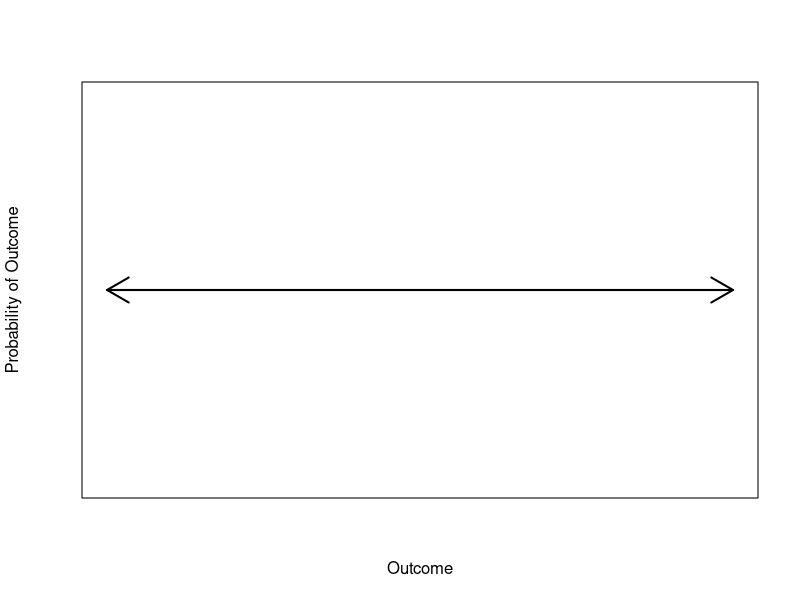
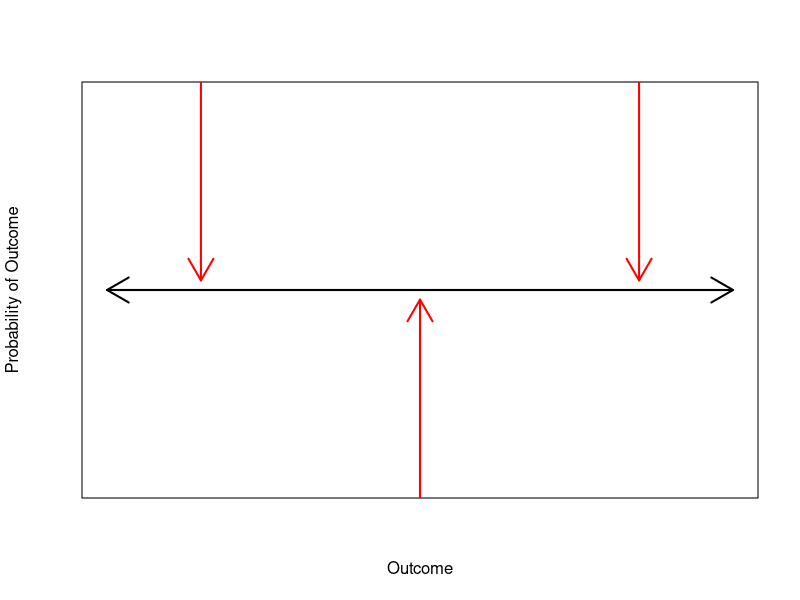
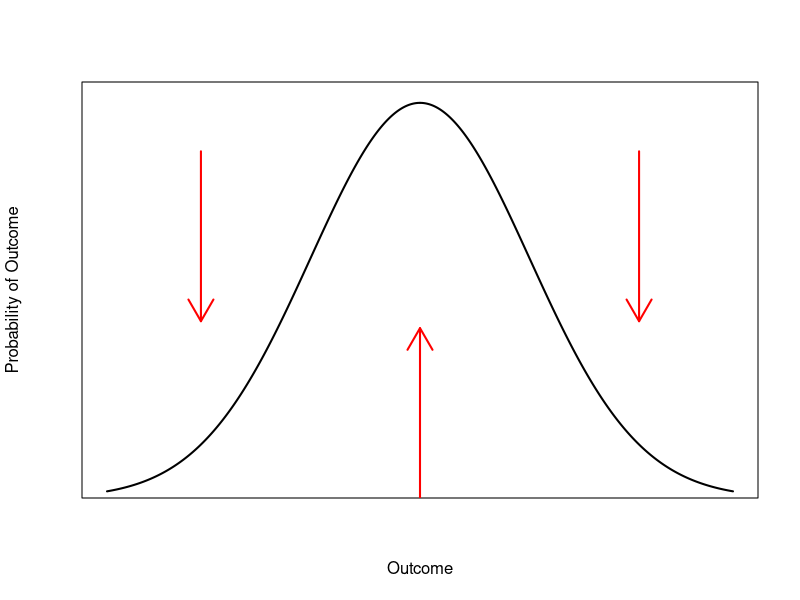
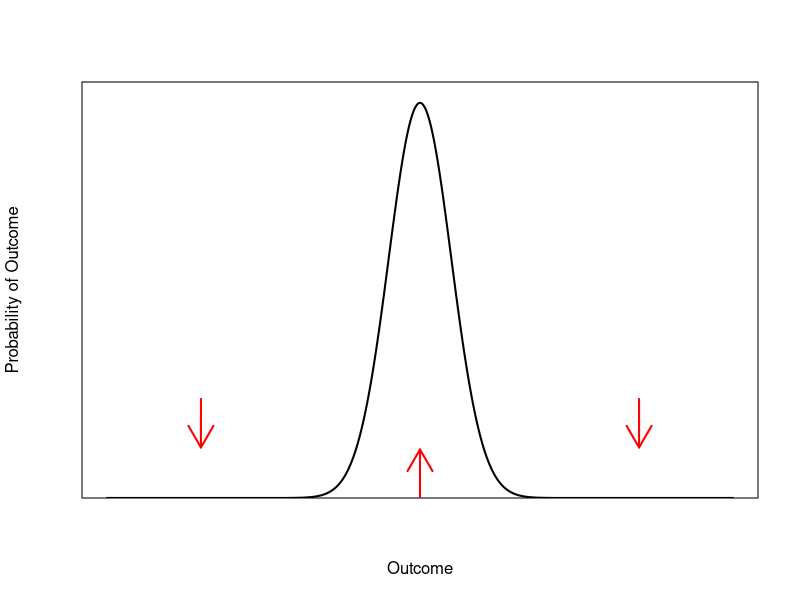
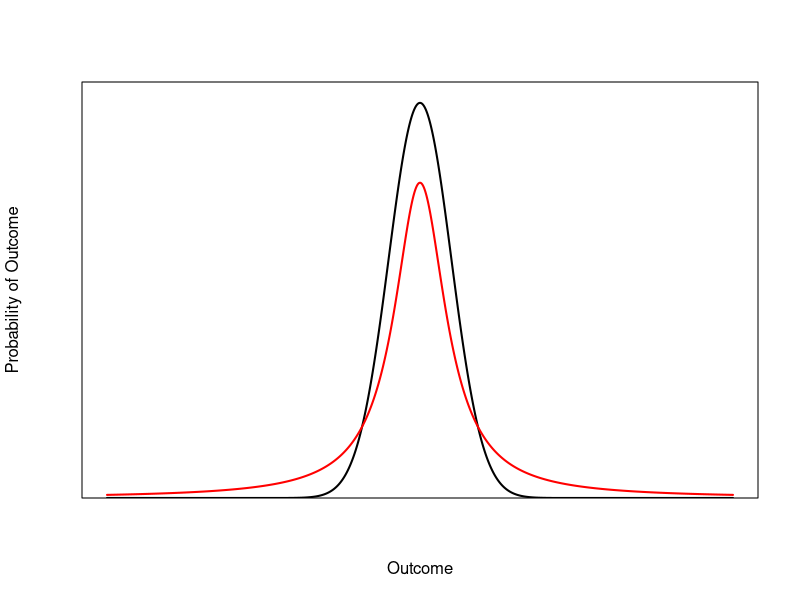
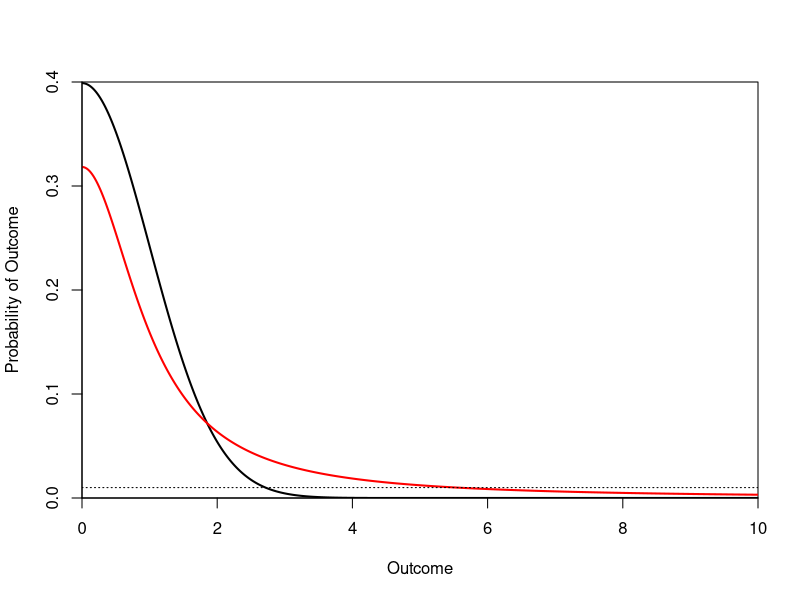

Reproduce these figures in R, in order.
## ---- chunk 1
#| fig-asp: 1
x <- seq(-10,10,length=1000)
plot(x,dunif(x,-10,10), type="n", axes=FALSE, frame=TRUE,
     xlab="Outcome", ylab="Probability of Outcome")
arrows(-10,0.05,10,0.05,code=3, lwd=2)
## ---- chunk 2
#| fig-asp: 1
plot(x,dunif(x,-10,10), type="n", axes=FALSE, frame=TRUE,
     xlab="Outcome", ylab="Probability of Outcome")
arrows(-10,0.05,10,0.05,code=3, lwd=2)
arrows(-7,0.051,-7,0.1, col="red", code=1, lwd=2)
arrows(7,0.051,7,0.1, col="red", code=1, lwd=2)
arrows(0,0,0,0.049, col="red", code=2, lwd=2)
##
plot(x,dnorm(x,0,3.5), type="l", lwd=2, axes=FALSE, frame=TRUE,
     yaxs="i", ylim=c(0,0.12),
     xlab="Outcome", ylab="Probability of Outcome")
arrows(-7,0.051,-7,0.1, col="red", code=1, lwd=2)
arrows(7,0.051,7,0.1, col="red", code=1, lwd=2)
arrows(0,0,0,0.049, col="red", code=2, lwd=2)
## ---- chunk 3
#| fig-asp: 1
plot(x,dnorm(x), type="l", lwd=2, axes=FALSE, frame=TRUE, 
     yaxs="i", ylim=c(0,0.42), xlim=c(-10,10),
     xlab="Outcome", ylab="Probability of Outcome")
arrows(-7,0.051,-7,0.1, col="red", code=1, lwd=2)
arrows(7,0.051,7,0.1, col="red", code=1, lwd=2)
arrows(0,0,0,0.049, col="red", code=2, lwd=2)
## ---- chunk 4
#| fig-asp: 1
plot(x,dnorm(x), type="l", lwd=2, axes=FALSE, frame=TRUE, 
     yaxs="i", ylim=c(0,0.42), xlim=c(-10,10),
     xlab="Outcome", ylab="Probability of Outcome")
lines(x,dt(x,df=1), lwd=2, col="red")
## ---- chunk 5
plot(x,dnorm(x), type="l", lwd=2, axes=FALSE, frame=TRUE, 
     yaxs="i", xaxs="i", ylim=c(0,0.4), xlim=c(0,10),
     xlab="Outcome", ylab="Probability of Outcome")
lines(x,dt(x,df=1), lwd=2, col="red")
abline(h=0.01,lty=3)
axis(1)
axis(2)
